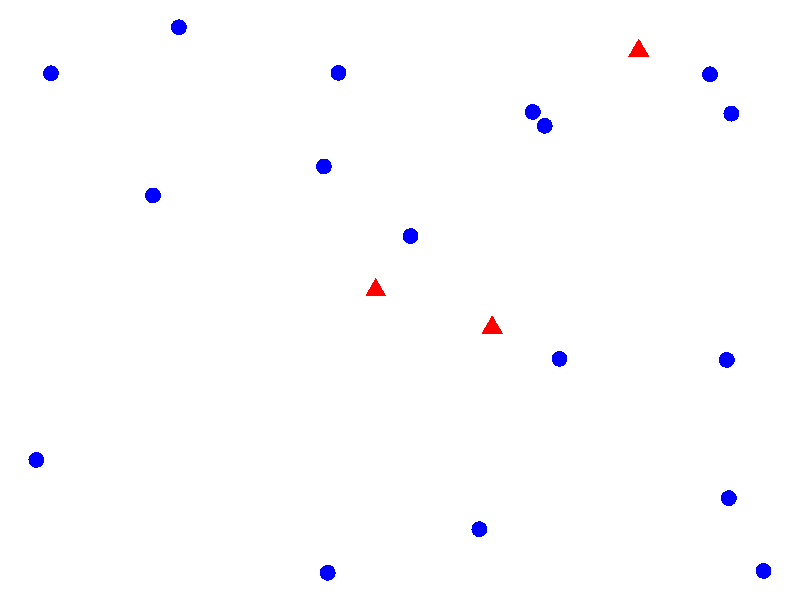
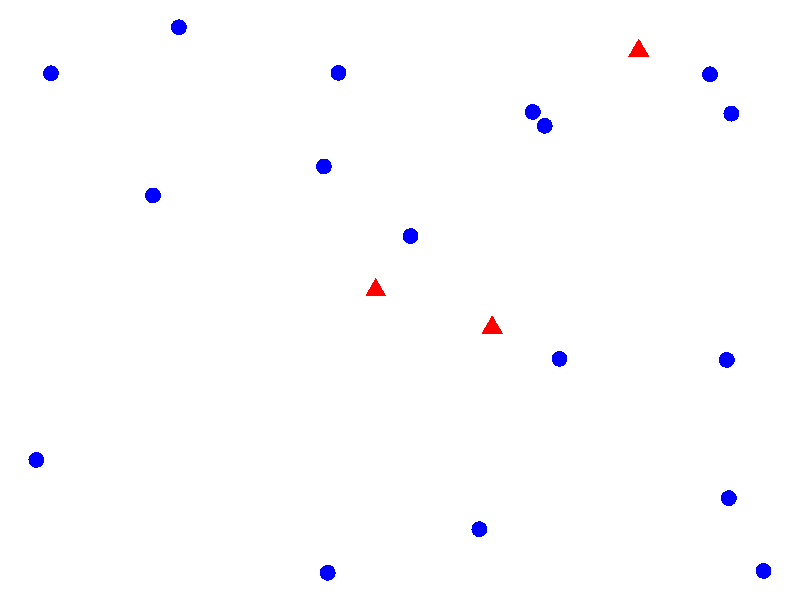
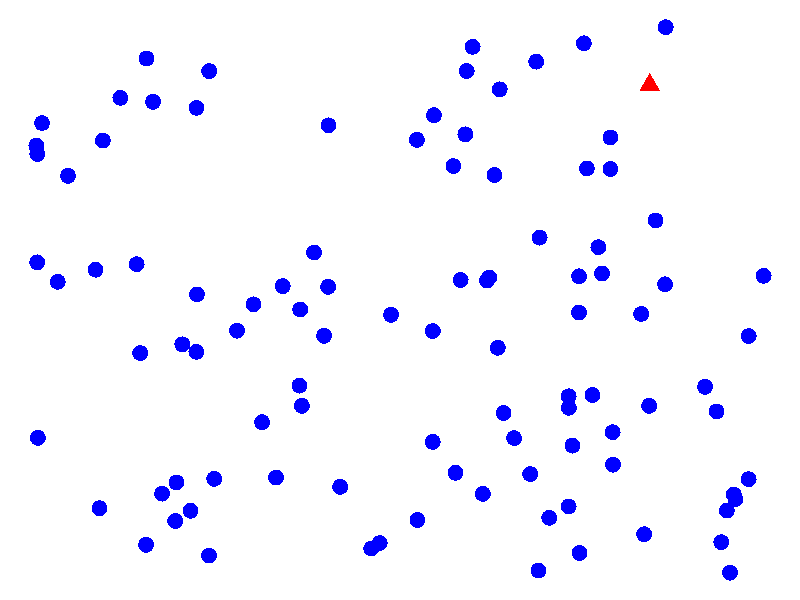
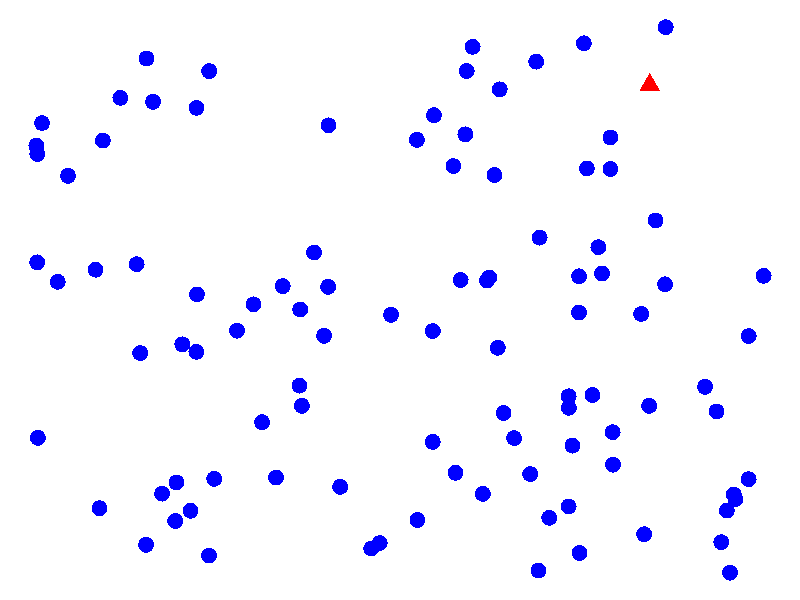
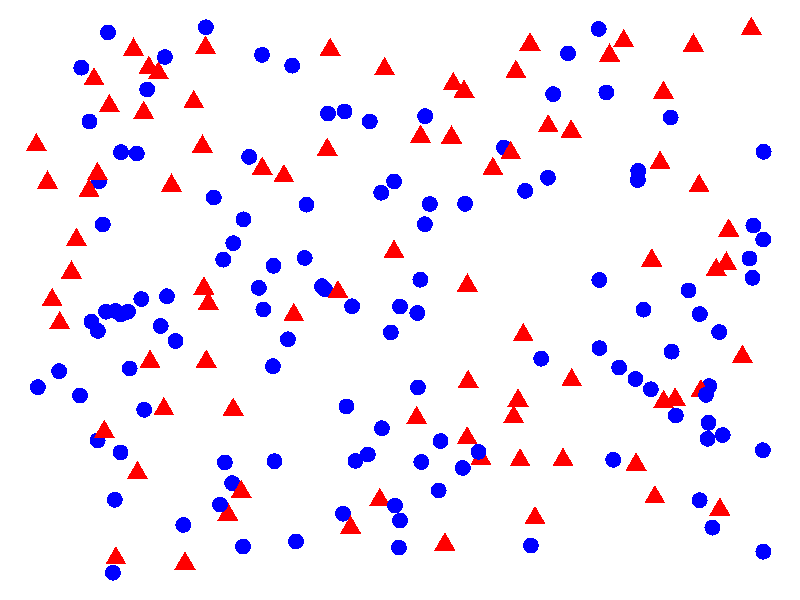
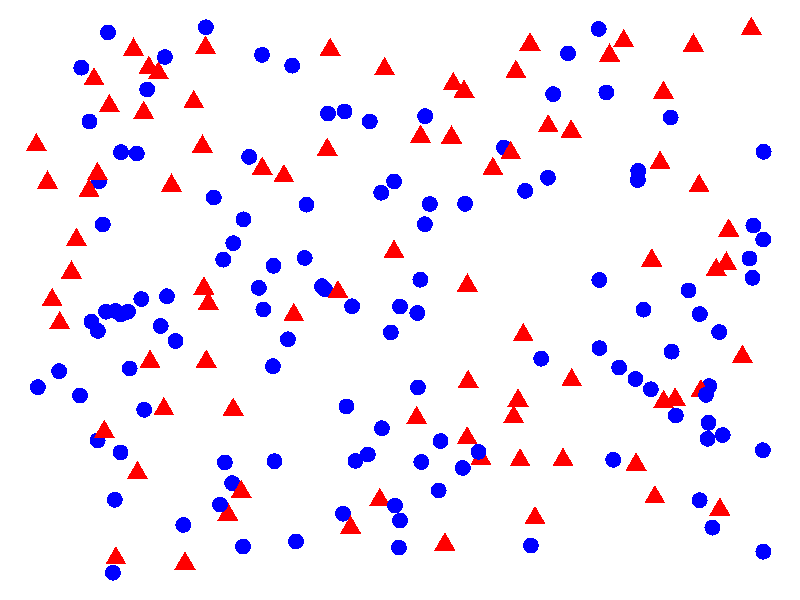
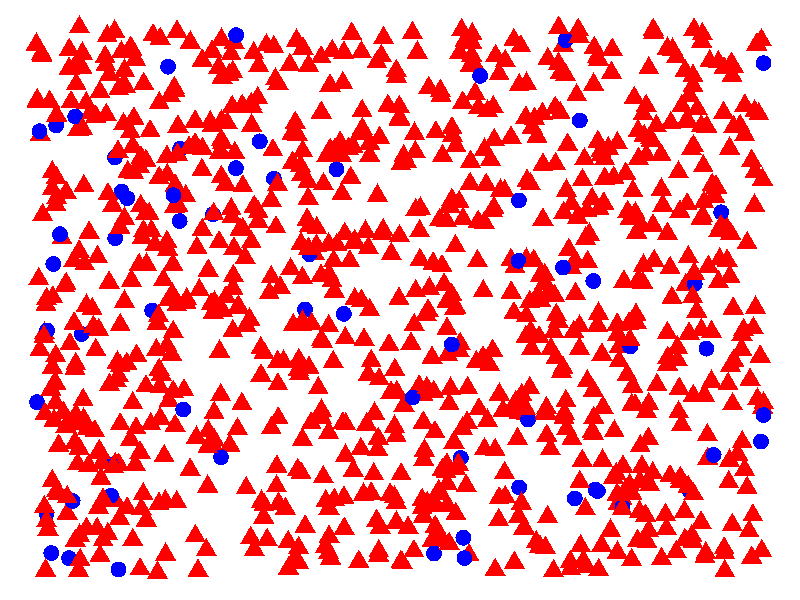
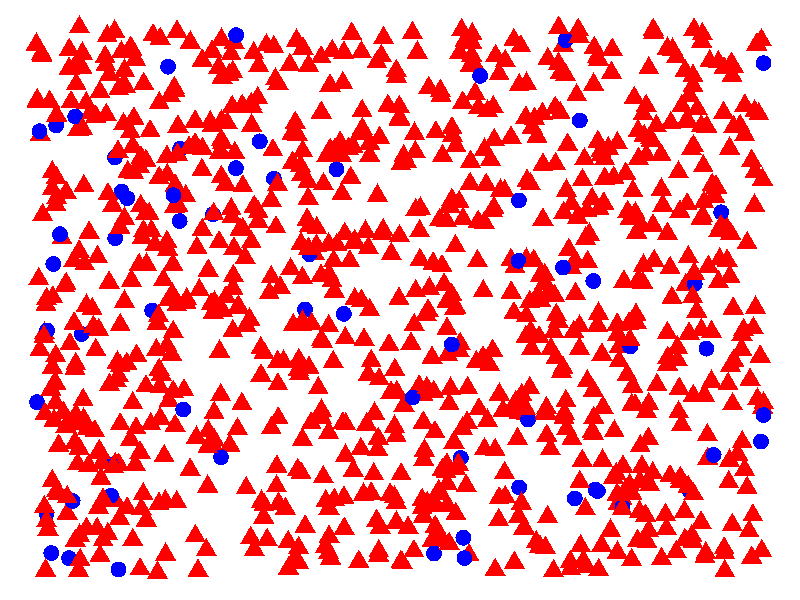

Generate these figures, in order, with R: (Note: this script raises an error after producing the figures.)
## ---- chunk 1
library('ggplot2')
library('knitr')
opts_chunk$set(echo = FALSE, warning = FALSE)
## ---- chunk 2
set.seed(42)
simulate.points = function(n, p){
  data.frame(
    x = runif(n),
    y = runif(n),
    color = factor(sample(c(0,1), size = n, replace=TRUE, prob = c(1-p, p))))
}
plot.points = function(points, size = 5, random.size = FALSE, flip = FALSE){
  
  if(random.size){
    size = rpois(nrow(points), 7)
  } 
  points$size = size
  
  colors = c('blue', 'red')
  if(flip) colors = rev(colors)
  
  p = ggplot(points) + 
    geom_point(aes(x=x, y=y, color = color, shape= color, size = size)) + 
    theme_void() + 
    scale_color_manual(guide = 'none', values = colors) + 
    scale_shape_discrete(guide = 'none') + 
    scale_size_identity(guide='none')
  return(p)
}
# simulate 
points = simulate.points(20, 0.1)
## ---- chunk 3
# simulate 
plot.points(points)
## ---- chunk 4
plot.points(points)
## ---- chunk 5
points = simulate.points(100, 0.01) 
plot.points(points)
## ---- chunk 6
plot.points(points)
## ---- chunk 7
points = simulate.points(200, 0.42)
plot.points(points)
## ---- chunk 8
plot.points(points)
## ---- chunk 9
points = simulate.points(1000, 0.94)
plot.points(points)
## ---- chunk 10
plot.points(points)
## ---- chunk 11
points = simulate.points(1000, 0.67)
plot.points(points)
## ---- chunk 12
plot.points(points)
## ---- chunk 13
points = simulate.points(50, 0.1)
p = plot.points(points,random.size = TRUE)
p
## ---- chunk 14
p
## ---- chunk 15
points = simulate.points(50, 0.77)
p = plot.points(points,random.size = TRUE, flip = TRUE)
p
## ---- chunk 16
p
## ---- chunk 17
supp = seq(-4, 4, length.out = 100)
st.norm.dens = dnorm(supp)
plot(supp,st.norm.dens, col = "black", xaxt = "n", yaxt = "n", xlab = "Zeit", ylab = "Tonhöhe",
    bty = "l", mgp=c(1,1,0), lwd = 2, type = "l")
## ---- chunk 18
plot(c(1,10),c(-25,2), col = "white", xaxt = "n", yaxt = "n", xlab = "Zeit", ylab = "Tonhöhe",
    bty = "l", mgp=c(1,1,0))
## ---- chunk 19
supp = seq(0, 8, length.out = 100)
gamma.dens = dgamma(supp, 2, 1)
plot(supp,gamma.dens, col = "black", xaxt = "n", yaxt = "n", xlab = "Zeit", ylab = "Tonhöhe",
    bty = "l", mgp=c(1,1,0), lwd = 2, type = "l")
## ---- chunk 20
plot(c(1,10),c(-25,2), col = "white", xaxt = "n", yaxt = "n", xlab = "Zeit", ylab = "Tonhöhe",
    bty = "l", mgp=c(1,1,0))

## ---- chunk 21
supp = seq(1,7, length.out = 100)

ex = ((seq(1, 7, length.out = 100)^1.25*sin(seq(1, 7, length.out = 100)*1.5) -
  (seq(1,7,length.out = 100)-1)^1.05*2) * .03 + .72)*.5

plot(supp, ex, xaxt = "n", yaxt = "n", xlab = "Zeit", ylab = "Tonhöhe",
    bty = "l", mgp=c(1,1,0), type = "l", lwd = 2, xlim = c(1,7), ylim = c(0,.4))

## ---- chunk 22
plot(c(1,10),c(-25,2), col = "white", xaxt = "n", yaxt = "n", xlab = "Zeit", ylab = "Tonhöhe",
    bty = "l", mgp=c(1,1,0))
## ---- chunk 23
supp = seq(0.1, 8, length.out = 100)
step.const = function(x) {
  if(x>0 & x <= 2) {
    1
  } else if( x >2 & x <= 4) {
    2 
  } else if(x>4 & x  <= 6) {
    3
  } else {
    1.75
  }
}

step.const = sapply(supp, step.const)

ind <- which(supp <= 2)
plot(supp[ind], step.const[ind], col = "black", xaxt = "n", yaxt = "n", 
     xlab = "Zeit", ylab = "Tonhöhe",
    bty = "l", mgp=c(1,1,0), lwd = 2, type = "l", xlim = c(0,8), ylim = c(0, 4))
ind <- which(supp>2 & supp <= 4)
points(supp[ind], step.const[ind], col = "black", lwd = 2, type = "l")
ind <- which(supp>4 & supp <= 6)
points(supp[ind], step.const[ind], col = "black", lwd = 2, type = "l")
ind <- which(supp>6 & supp <= 8)
points(supp[ind], step.const[ind], col = "black", lwd = 2, type = "l")
## ---- chunk 24
plot(c(1,10),c(-25,2), col = "white", xaxt = "n", yaxt = "n", xlab = "Zeit", ylab = "Tonhöhe",
    bty = "l", mgp=c(1,1,0))
## ---- chunk 25
supp = seq(0,2*pi, length.out = 200)

sine.fun =  sin(4*supp)

plot(supp, sine.fun, col = "black", xaxt = "n", yaxt = "n", xlab = "Zeit", 
     ylab = "Tonhöhe", bty = "l", mgp=c(1,1,0), lwd = 2, type = "l", xlim = c(0,2*pi))
## ---- chunk 26
plot(c(1,10),c(-25,2), col = "white", xaxt = "n", yaxt = "n", xlab = "Zeit", ylab = "Tonhöhe",
    bty = "l", mgp=c(1,1,0))
## ---- chunk 27
lmu.func <- function(x) {
  if (x>=0 & x <= .25) {
    1-4*x
  } else if (x>.25 & x <= 1.25) {
    0
  } else if (x>1.25 & x <=1.75) {
    2*(x-1.25)
  } else if (x>1.75 & x <= 2.25) {
    1-2*(x-1.75)
  } else if (x>2.25 & x <= 2.75) {
    2*(x-2.25)
  } else if (x>2.75 & x <= 3.25) {
    1-2*(x-2.75)
  } else {
    (x - 4)^2 / .5625
  }
}

supp = seq(0, 4.75, length.out = 500)

lmu = sapply(supp, lmu.func)

ind <- which(supp <= 3.25)
plot(supp[ind], lmu[ind], col = "black", xaxt = "n", yaxt = "n", xlab = "Zeit", ylab = "Tonhöhe",
    bty = "l", mgp=c(1,1,0), lwd = 2, type = "l", xlim = c(0,4.75))
points(supp[-ind], lmu[-ind], col = "black", lwd = 2, type = "l")
## ---- chunk 28
set.seed(41)
get.max.game.numbers = function(maxim, min=0, n=5, sort.numbers=FALSE){
   numbers = sample(min:maxim, size=n, replace=FALSE)
   if(sort.numbers){
     numbers = sort(numbers)
   }
   numbers
}
maxim = 10
numbers =get.max.game.numbers(maxim)
## ---- chunk 29
maxim = 15 
numbers = get.max.game.numbers(maxim)
## ---- chunk 30
maxim = 60 
numbers = get.max.game.numbers(maxim)
## ---- chunk 31
maxim = 33
numbers =get.max.game.numbers(maxim)
## ---- chunk 32
maxim = 6000000L
numbers =get.max.game.numbers(maxim)
## ---- chunk 33
knitr::include_graphics("images/computer_sieger_cropped.png")
